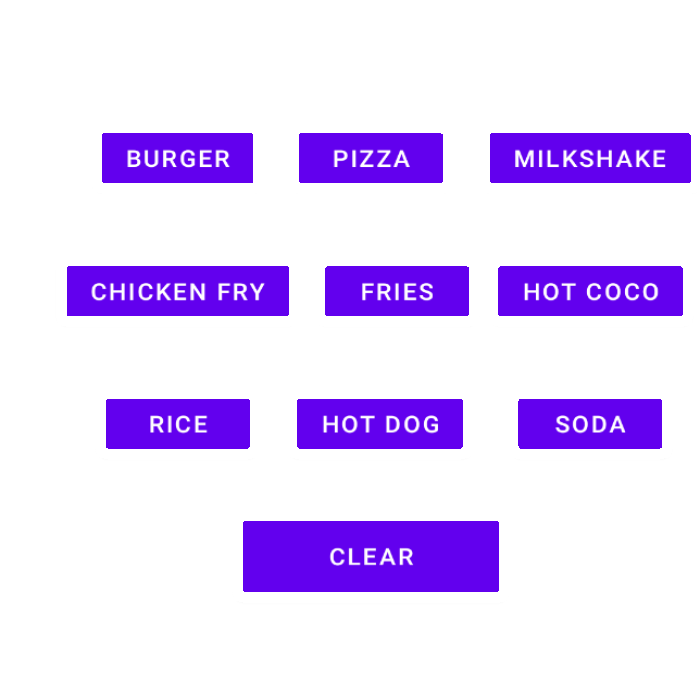
#> input picture menu1.png, 700 x 700 px
$ python EdgeDetector.py
#> lines starting #> are read from the running program, lines starting #| are printed output that depends on the picture; after the words box and inside, x2 and y2 are one past the last pixel; in counts of white or black regions, pixels touching at a corner belong together
"""
This class is what is responsible for setting the edges or boundary
of what button is which and another for each
"""

import cv2 as cv
import pytesseract
import pytesseract as pt


class EdgeDetector:

    #To read the menu as the input image
    def readMenu(self):
        pytesseract.pytesseract.tesseract_cmd = r'C:\Program Files (x86)\Tesseract-OCR\tesseract.exe'
        menu = cv.imread('menu1.png')
#> menu is the input picture: shape (700, 700, 3); mean B, G, R 252, 210, 227.3
        return menu;

    #To turn this into a gray level image of the menu
    def grayLevelMenuAndEdgeMenu(self, menu):

        #Display the gray leve image for the menu
        gray_menu = cv.cvtColor(menu, cv.COLOR_BGR2GRAY)
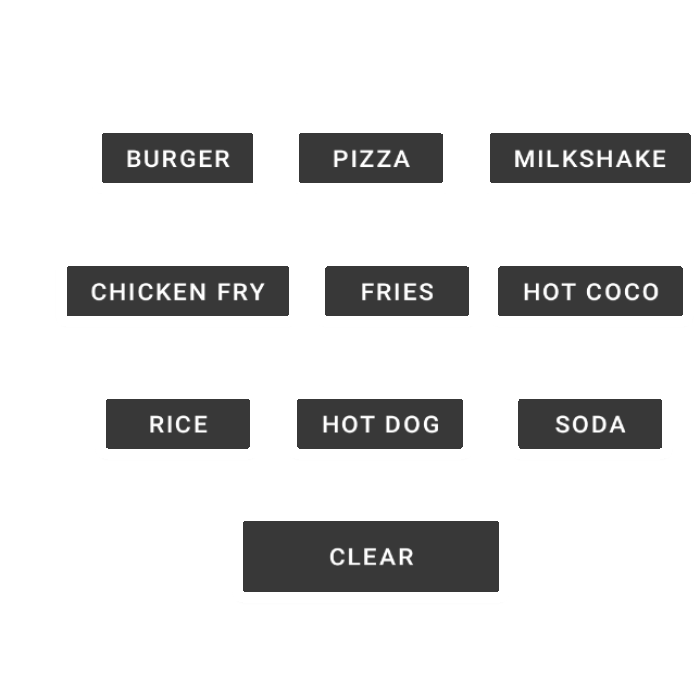
#> gray_menu: shape (700, 700); min 56, max 255, mean 219.9
        cv.imshow('Gray Menu', gray_menu)

        #Display the canny edge for the menu
        canny = cv.Canny(gray_menu, 100, 175)
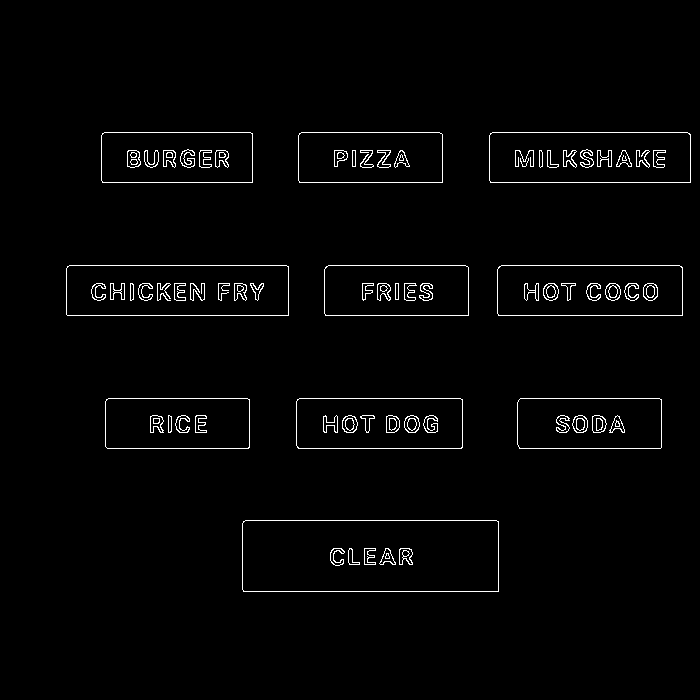
#> canny: shape (700, 700); 1.9% white in thin lines or dots, all inside (x1, y1, x2, y2) = (66, 132, 691, 592)
        cv.imshow('Edges of Menu', canny)

        return gray_menu, canny


    def extractMenuCharacterText(self, menu, canny, gray_menu):
        cv.imshow('Menu', menu)
        corner_menu = cv.cornerHarris(canny, 5, 5, 0.04)
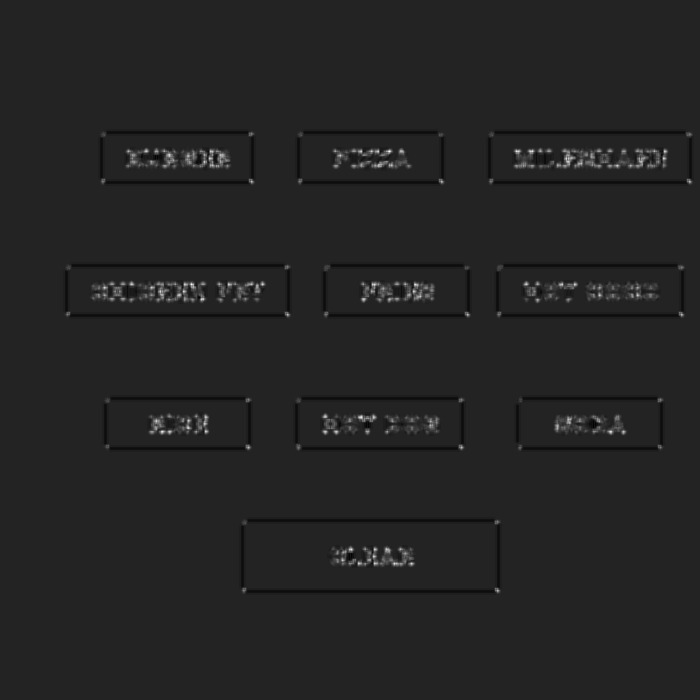
#> corner_menu: shape (700, 700) float32; min -0.254, max 1.55, mean 0.00398; drawn with min black and max white
        i = 0
        _, threshold = cv.threshold(gray_menu, 127, 255, cv.THRESH_BINARY)
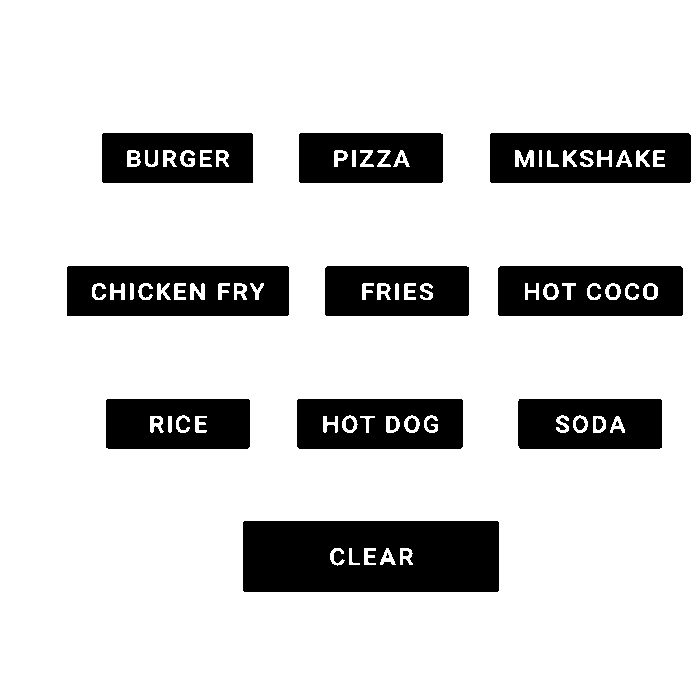
#> threshold: shape (700, 700); 82.6% white; 31 black regions (4 under 20 px)
        contours, _ = cv.findContours(canny, cv.RETR_EXTERNAL, cv.CHAIN_APPROX_SIMPLE)
#> contours = 10 contours; largest, box (x1, y1, x2, y2) and area: (242, 520, 499, 592) 18169, (66, 265, 289, 316) 11094, (489, 132, 691, 183) 10042, (497, 265, 683, 316) 9239, (296, 398, 463, 449) 8291
        for contour in contours:
            if i == 0:
                i = 1
                continue
            approx = cv.approxPolyDP(contour, 0.01 * cv.arcLength(contour, True), True)
            # using drawContours() function
            cv.drawContours(menu, [contour], 0, (0, 0, 255), 1)

            # finding center point of shape
            M = cv.moments(contour)
            if M['m00'] != 0.0:
                x = int(M['m10'] / M['m00'])
                y = int(M['m01'] / M['m00'])
            # putting shape name at center of each shape

            if len(approx) == 4:
                cv.putText(menu, 'Quadrilateral', (x, y),
                           cv.FONT_HERSHEY_SIMPLEX, 0.6, (255, 255, 255), 2)
#> this loop made 10 passes
#> (approx, x, y) on passes 3, 4, 5, 7, 8, 9, 10: ([[296, 401], [298, 448], [462, 447], [460, 398]], 379, 423), ([[105, 401], [107, 448], [249, 447], [247, 398]], 177, 423), ([[497, 269], [498, 315], [682, 315], [679, 265]], 589, 290), ([[66, 268], [67, 315], [288, 315], [286, 265]], 177, 290), ([[489, 135], [490, 182], [690, 182], [687, 132]], 589, 157), ([[298, 135], [299, 182], [442, 182], [439, 132]], 370, 157), ([[101, 135], [102, 182], [252, 182], [250, 132]], 176, 157)
#> (x, y) on passes 2, 6: (589, 423), (396, 290)
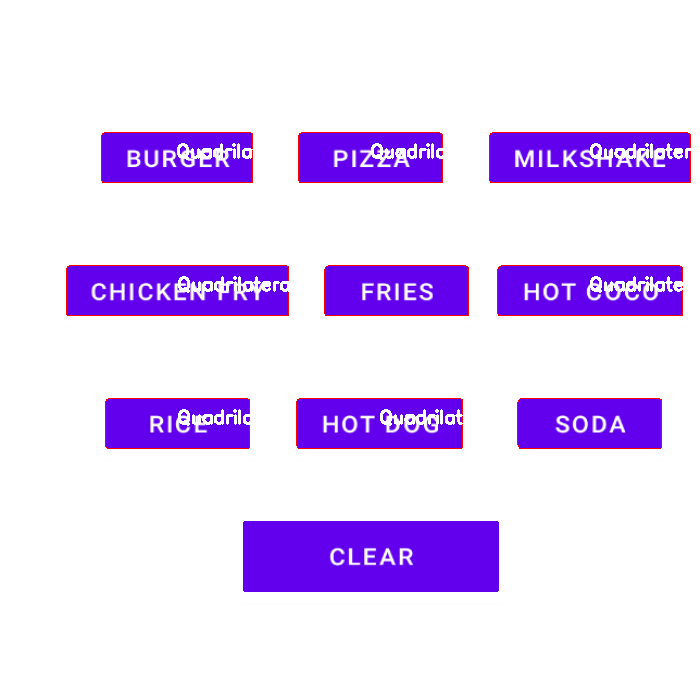
#> menu: shape (700, 700, 3); 1.7% of pixels changed, all inside (x1, y1, x2, y2) = (66, 132, 691, 449)
#> after the loop, i = 1

        cv.imshow('shapes', menu)
        text = pt.image_to_string(canny)
        print(text)

    def dummyMainForMainClass(self):
        # New instantiated Object variable to refer to the class function
        menuClass = EdgeDetector()

        while True:
            # To read the image menu input file
            menu = menuClass.readMenu();

            # To return the gray level image and the canny edge detector image result of the menu
            gray_menu, canny = menuClass.grayLevelMenuAndEdgeMenu(menu);

            # Extract the characters from the menu and display it in the output console
            menuClass.extractMenuCharacterText(menu, canny, gray_menu)

            key = cv.waitKey(0)


def main():
    #New instantiated Object variable to refer to the class function
    menuClass = EdgeDetector()

    while True:
        #To read the image menu input file
        menu = menuClass.readMenu();

        #To return the gray level image and the canny edge detector image result of the menu
        gray_menu, canny = menuClass.grayLevelMenuAndEdgeMenu(menu);

        #Extract the characters from the menu and display it in the output console
        menuClass.extractMenuCharacterText(menu, canny, gray_menu)
#> (the call stopped at in extractMenuCharacterText, `text = pt.image_to_string(canny)`: pytesseract is not available in this run)

        key = cv.waitKey(0)
#> (key Esc is pressed here)


#Calls the main function to execute
if __name__ == "__main__":
#> (the run stopped early here; a loop or call above may not have finished)
